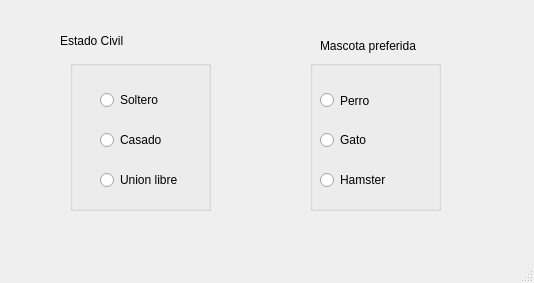
<?xml version="1.0" encoding="UTF-8"?>
<ui version="4.0">
 <class>MainWindow</class>
 <widget class="QMainWindow" name="MainWindow">
  <property name="geometry">
   <rect>
    <x>0</x>
    <y>0</y>
    <width>534</width>
    <height>283</height>
   </rect>
  </property>
  <property name="windowTitle">
   <string>MainWindow</string>
  </property>
  <widget class="QWidget" name="centralwidget">
   <widget class="QLabel" name="label">
    <property name="geometry">
     <rect>
      <x>60</x>
      <y>25</y>
      <width>161</width>
      <height>31</height>
     </rect>
    </property>
    <property name="text">
     <string>Estado Civil</string>
    </property>
   </widget>
   <widget class="QLabel" name="label_2">
    <property name="geometry">
     <rect>
      <x>320</x>
      <y>35</y>
      <width>171</width>
      <height>21</height>
     </rect>
    </property>
    <property name="text">
     <string>Mascota preferida</string>
    </property>
   </widget>
   <widget class="QGroupBox" name="groupBox">
    <property name="geometry">
     <rect>
      <x>70</x>
      <y>60</y>
      <width>141</width>
      <height>151</height>
     </rect>
    </property>
    <property name="title">
     <string/>
    </property>
    <widget class="QRadioButton" name="rb_unionlibre">
     <property name="geometry">
      <rect>
       <x>30</x>
       <y>110</y>
       <width>99</width>
       <height>20</height>
      </rect>
     </property>
     <property name="text">
      <string>Union libre</string>
     </property>
    </widget>
    <widget class="QRadioButton" name="rb_soltero">
     <property name="geometry">
      <rect>
       <x>30</x>
       <y>30</y>
       <width>99</width>
       <height>20</height>
      </rect>
     </property>
     <property name="text">
      <string>Soltero</string>
     </property>
    </widget>
    <widget class="QRadioButton" name="rb_casado">
     <property name="geometry">
      <rect>
       <x>30</x>
       <y>70</y>
       <width>99</width>
       <height>20</height>
      </rect>
     </property>
     <property name="text">
      <string>Casado</string>
     </property>
    </widget>
   </widget>
   <widget class="QGroupBox" name="groupBox_2">
    <property name="geometry">
     <rect>
      <x>310</x>
      <y>60</y>
      <width>131</width>
      <height>151</height>
     </rect>
    </property>
    <property name="title">
     <string/>
    </property>
    <widget class="QRadioButton" name="rb_gato">
     <property name="geometry">
      <rect>
       <x>10</x>
       <y>70</y>
       <width>99</width>
       <height>20</height>
      </rect>
     </property>
     <property name="text">
      <string>Gato</string>
     </property>
    </widget>
    <widget class="QRadioButton" name="rb_hamster">
     <property name="geometry">
      <rect>
       <x>10</x>
       <y>110</y>
       <width>99</width>
       <height>20</height>
      </rect>
     </property>
     <property name="text">
      <string>Hamster</string>
     </property>
    </widget>
    <widget class="QRadioButton" name="rb_perro">
     <property name="geometry">
      <rect>
       <x>10</x>
       <y>30</y>
       <width>101</width>
       <height>21</height>
      </rect>
     </property>
     <property name="text">
      <string>Perro</string>
     </property>
    </widget>
   </widget>
  </widget>
  <widget class="QMenuBar" name="menubar">
   <property name="geometry">
    <rect>
     <x>0</x>
     <y>0</y>
     <width>534</width>
     <height>18</height>
    </rect>
   </property>
  </widget>
  <widget class="QStatusBar" name="statusbar"/>
 </widget>
 <resources/>
 <connections/>
</ui>
